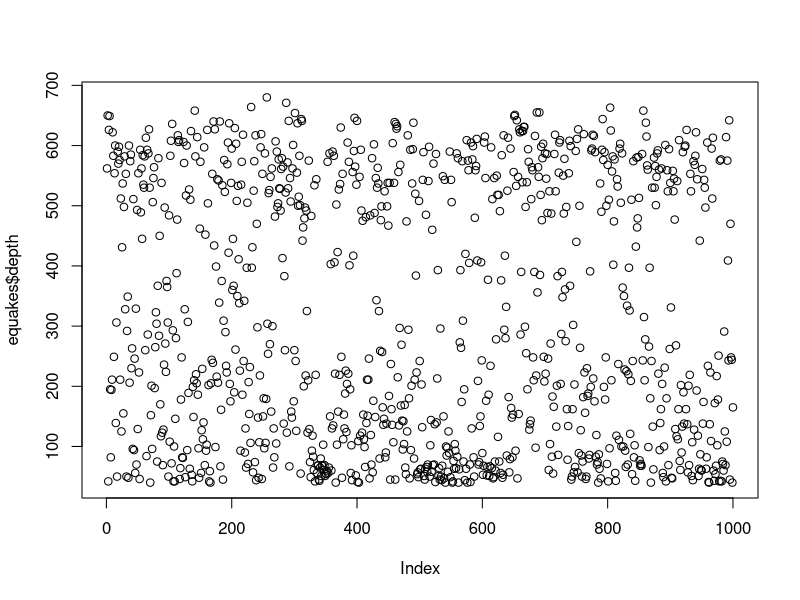
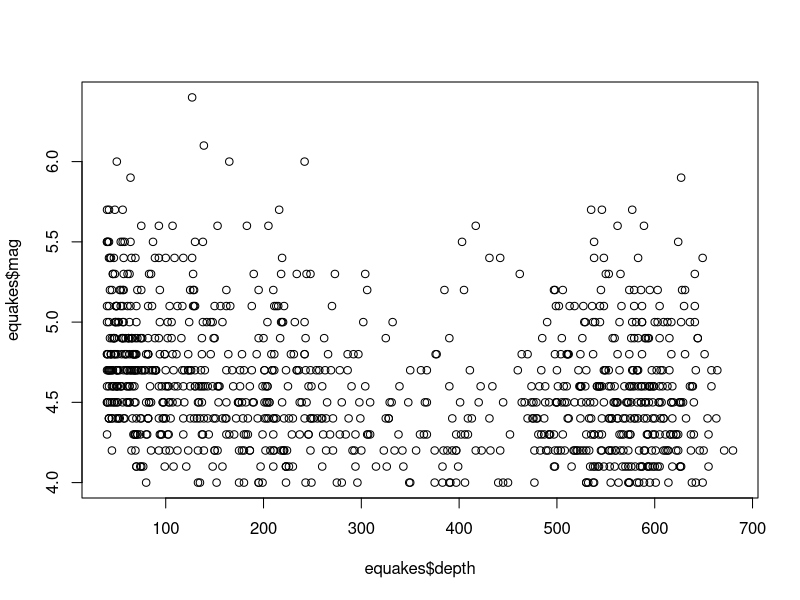
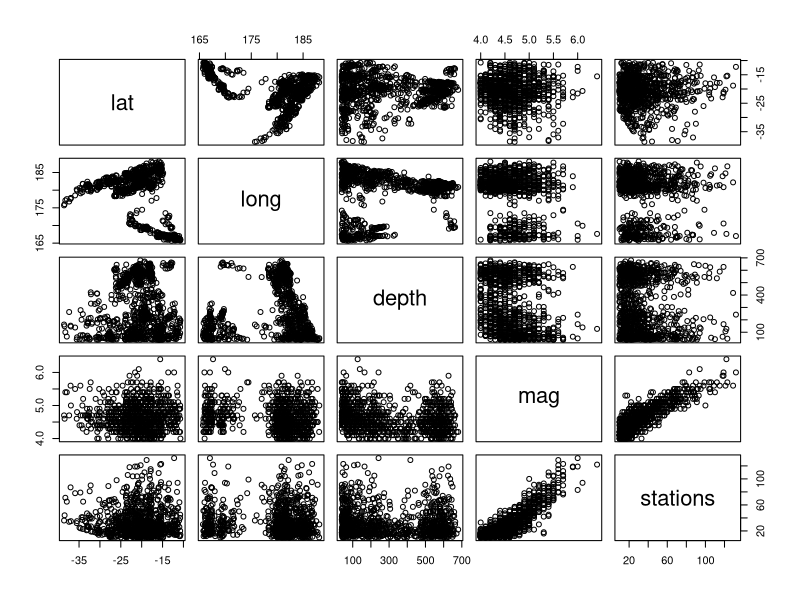
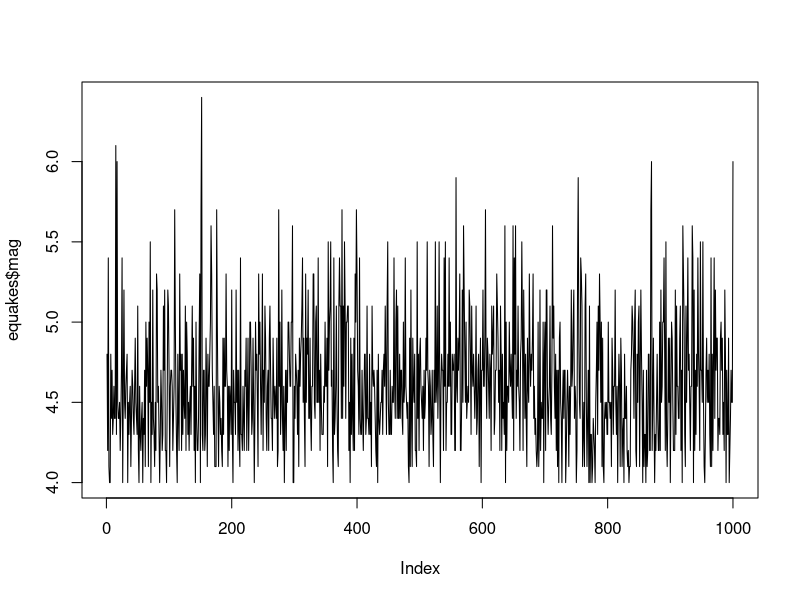
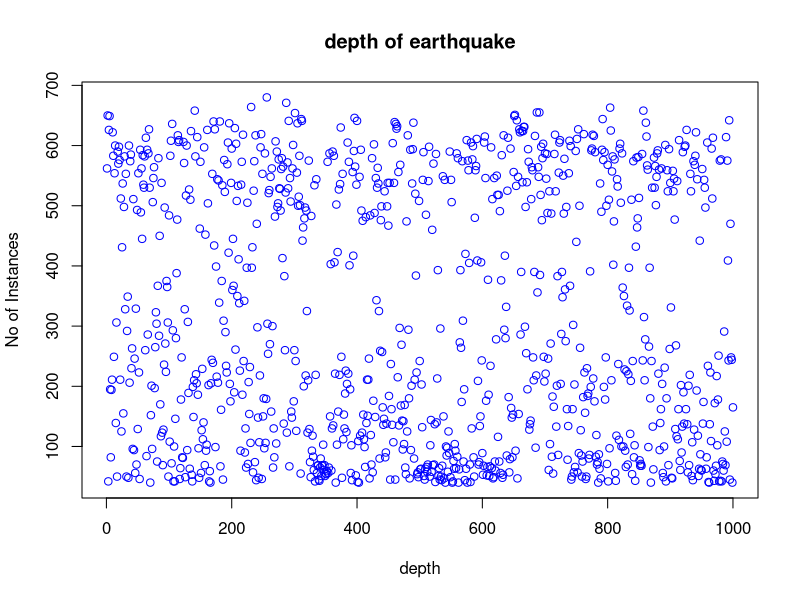
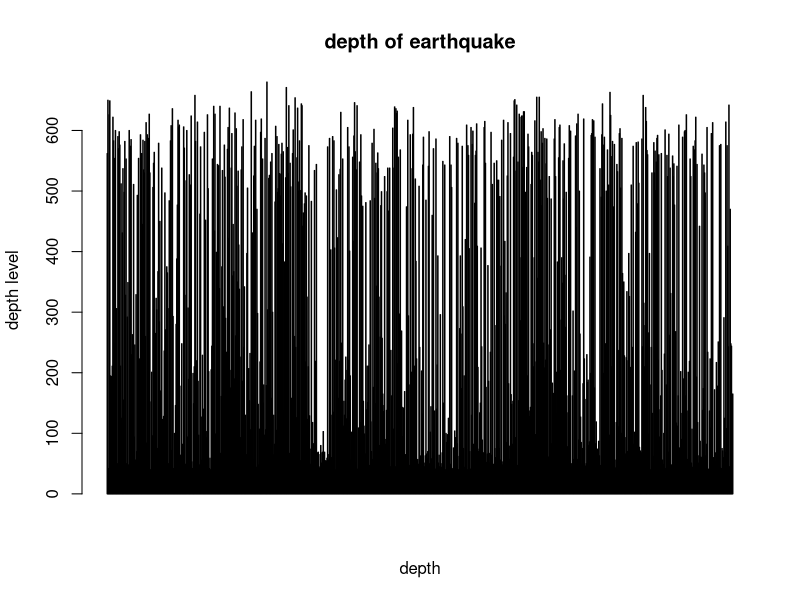
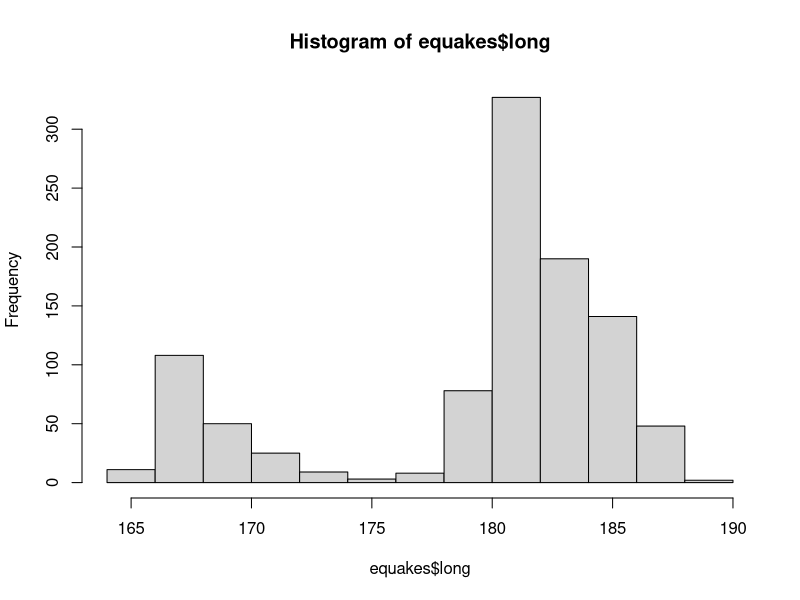
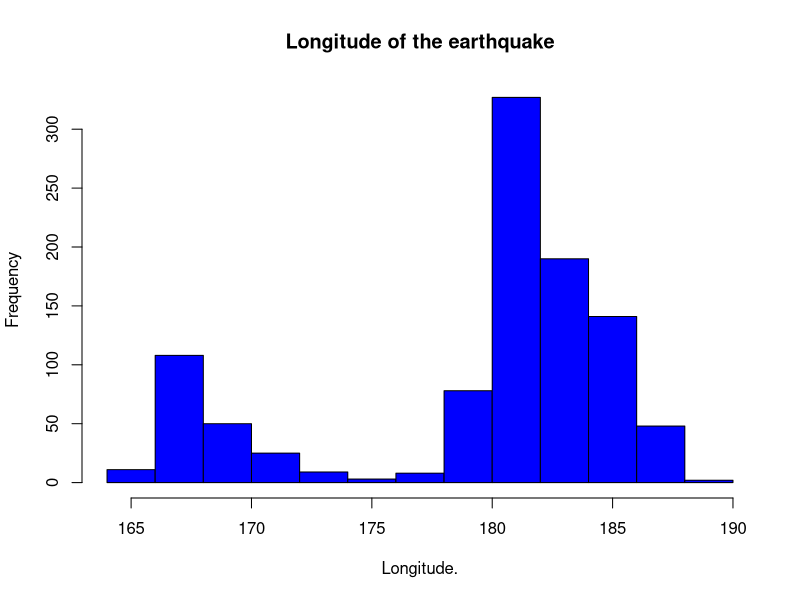

The R source for these figures, in order: (Note: this script raises an error after producing the figures.)
equakes <- datasets::quakes
head(equakes,10)
tail(equakes,10)
equakes[,c(1,2)]
df <- equakes[,-6]
summary(equakes[,1])
equakes$depth
#summary of the data
summary(equakes)
summary(equakes$depth)
plot(equakes$depth)
plot(equakes$depth,equakes$mag,type="p")
plot(equakes)
#points and lines
plot(equakes$mag,type="l")# p:points,l:lines,b:both(lines and points)

plot(equakes$depth, xlab = 'depth', 
     ylab = 'No of Instances', main = 'depth of earthquake',
     col = 'blue')

#horizontal bar plot
barplot(equakes$depth, xlab='depth', main = 'depth of earthquake',
        ylab = 'depth level', col= 'blue',horiz = F,axes=T)

#histogram
hist(equakes$long)
hist(equakes$long, 
     main = 'Longitude of the earthquake',
     xlab = 'Longitude.', col='blue')
#Single box plot
boxplot(equakes$lat,main="Boxplot")
boxplot.stats(equakes$lat)$out

# Multiple box plots
boxplot(equakes[,1:4],main='Multiple')
#margin of the grid(mar), 
#no of rows and columns(mfrow), 
#whether a border is to be included(bty) 
#and position of the 
#labels(las: 1 for horizontal, las: 0 for vertical)
#bty - box around the plot
par(mfrow=c(3,3),mar=c(2,5,2,1),  las=0, bty="o")
plot(equakes$depth)
plot(equakes$depth, equakes$stations)
plot(equakes$depth, type= "l")
plot(equakes$depth, type= "l")
plot(equakes$depth, type= "l")
barplot(equakes$mag, main = 'magnitude of eartquake',
        xlab = 'magnitude levels', col="green",horiz = FALSE)
hist(equakes$stations)
boxplot(equakes$stations)$out
boxplot(equakes[,0:4], main='Multiple Box plots')$out


sd(equakes$long,na.rm = F)

var(equakes$lat,na.rm = F)
skewness(equakes$depth)
kurtosis(equakes$depth)
help(kurtosis)
